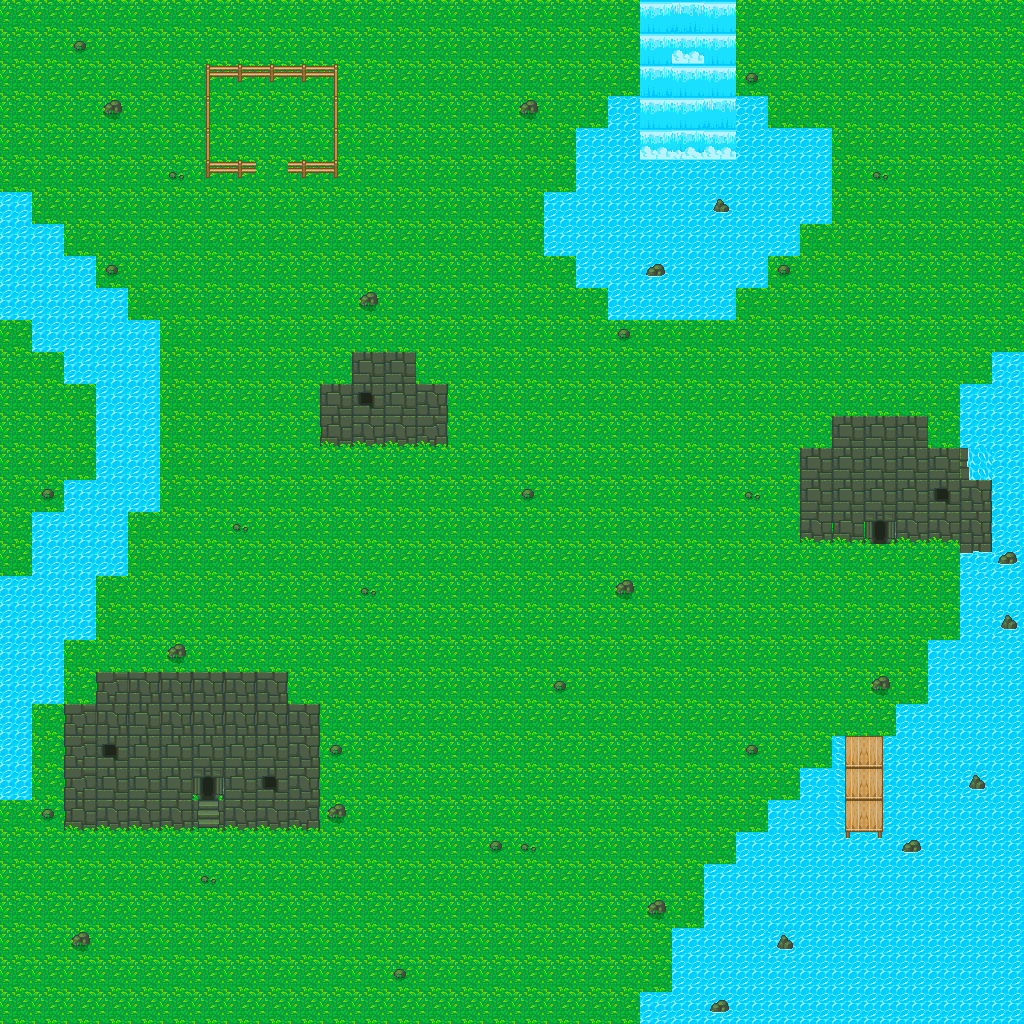

This is a level from a 2D game, rendered from its Tiled map with the project's own tilesets. A one-line summary and the complete map file follow:
An orthogonal 32x32 tile map with 32x32 px tiles, 1 tile layer (Tile Layer 1) and 52 objects.

<map version="1.2" tiledversion="1.2.1" orientation="orthogonal" renderorder="right-down" width="32" height="32" tilewidth="32" tileheight="32" infinite="0" nextlayerid="4" nextobjectid="70">
 <tileset firstgid="1" source="Testmaptileset.tsx" />
 <layer id="1" name="Tile Layer 1" width="32" height="32">
  <data encoding="csv">
14,14,14,14,14,14,14,14,14,14,14,14,14,14,14,14,14,14,14,14,77,2147483724,77,14,14,14,14,14,14,14,14,14,
14,14,74,14,14,14,14,14,14,14,14,14,14,14,14,14,14,14,14,14,77,79,77,14,14,14,14,14,14,14,14,14,
14,14,14,14,14,14,8,33,33,33,22,14,14,14,14,14,14,14,14,14,76,77,77,74,14,14,14,14,14,14,14,14,
14,14,14,63,14,14,20,14,14,14,20,14,14,14,14,14,63,14,14,68,77,77,2147483724,68,14,14,14,14,14,14,14,14,
14,14,14,14,14,14,20,14,14,14,20,14,14,14,14,14,14,14,68,68,79,78,79,68,68,68,14,14,14,14,14,14,
14,14,14,14,14,75,32,33,14,33,34,14,14,14,14,14,14,14,68,68,68,68,68,68,68,68,14,75,14,14,14,14,
69,14,14,14,14,14,14,14,14,14,14,14,14,14,14,14,14,68,68,68,68,68,56,68,68,68,14,14,14,14,14,14,
69,69,14,14,14,14,14,14,14,14,14,14,14,14,14,14,14,68,68,68,68,68,68,68,68,14,14,14,14,14,14,14,
69,69,69,74,14,14,14,14,14,14,14,14,14,14,14,14,14,14,68,68,44,68,68,68,74,14,14,14,14,14,14,14,
69,69,69,69,14,14,14,14,14,14,14,63,14,14,14,14,14,14,14,68,68,68,68,14,14,14,14,14,14,14,14,14,
14,69,69,69,69,14,14,14,14,14,14,14,14,14,14,14,14,14,14,74,14,14,14,14,14,14,14,14,14,14,14,14,
14,14,69,69,69,14,14,14,14,14,14,17,17,14,14,14,14,14,14,14,14,14,14,14,14,14,14,14,14,14,14,69,
14,14,14,69,69,14,14,14,14,14,17,12,17,30,14,14,14,14,14,14,14,14,14,14,14,14,14,14,14,14,69,69,
14,14,14,69,69,14,14,14,14,14,40,41,41,42,14,14,14,14,14,14,14,14,14,14,14,14,17,17,17,14,69,69,
14,14,14,69,69,14,14,14,14,14,14,14,14,14,14,14,14,14,14,14,14,14,14,14,14,17,17,17,17,17,1610612807,69,
14,74,69,69,69,14,14,14,14,14,14,14,14,14,14,14,74,14,14,14,14,14,14,75,14,17,17,17,17,12,30,69,
14,69,69,69,14,14,14,75,14,14,14,14,14,14,14,14,14,14,14,14,14,14,14,14,14,41,40,31,41,41,30,69,
14,69,69,69,14,14,14,14,14,14,14,14,14,14,14,14,14,14,14,14,14,14,14,14,14,14,14,14,14,14,59,44,
69,69,69,14,14,14,14,14,14,14,14,75,14,14,14,14,14,14,14,63,14,14,14,14,14,14,14,14,14,14,68,68,
69,69,69,14,14,14,14,14,14,14,14,14,14,14,14,14,14,14,14,14,14,14,14,14,14,14,14,14,14,14,68,57,
69,69,14,14,14,63,14,14,14,14,14,14,14,14,14,14,14,14,14,14,14,14,14,14,14,14,14,14,14,68,68,68,
69,69,14,28,5,5,5,5,30,14,14,14,14,14,14,14,14,74,14,14,14,14,14,14,14,14,14,63,14,68,68,68,
69,14,28,5,17,5,5,5,5,18,14,14,14,14,14,14,14,14,14,14,14,14,14,14,14,14,14,14,68,68,68,68,
69,14,28,12,17,17,17,17,17,30,74,14,14,14,14,14,14,14,14,14,14,14,14,74,14,14,2147483732,84,68,68,68,68,
69,14,28,17,17,17,19,17,12,30,14,14,14,14,14,14,14,14,14,14,14,14,14,14,14,68,2147483732,84,68,68,57,68,
14,74,40,41,41,41,65,41,41,42,63,14,14,14,14,14,14,14,14,14,14,14,14,14,68,68,2147483732,84,68,68,68,68,
14,14,14,14,14,14,14,14,14,14,14,14,14,14,14,74,75,14,14,14,14,14,14,68,68,68,72,72,44,68,68,68,
14,14,14,14,14,14,75,14,14,14,14,14,14,14,14,14,14,14,14,14,14,14,68,68,68,68,68,68,68,68,68,68,
14,14,14,14,14,14,14,14,14,14,14,14,14,14,14,14,14,14,14,14,63,14,68,68,68,68,68,68,68,68,68,68,
14,14,63,14,14,14,14,14,14,14,14,14,14,14,14,14,14,14,14,14,14,68,68,68,57,68,68,68,68,68,68,68,
14,14,14,14,14,14,14,14,14,14,14,14,74,14,14,14,14,14,14,14,14,68,68,68,68,68,68,68,68,68,68,68,
14,14,14,14,14,14,14,14,14,14,14,14,14,14,14,14,14,14,14,14,69,68,44,68,68,68,68,68,68,68,68,68
</data>
 </layer>
 <objectgroup id="3" name="natural_collision">
  <object id="17" x="1.33333" y="190.667" width="30.6667" height="128" />
  <object id="18" x="30.6667" y="224" width="32" height="126.667" />
  <object id="19" x="61.3333" y="256" width="36" height="128" />
  <object id="20" x="97.3333" y="286.667" width="29.3333" height="288" />
  <object id="21" x="130.667" y="321.333" width="28" height="189.333" />
  <object id="22" x="65.3333" y="478.667" width="29.3333" height="160" />
  <object id="23" x="33.3333" y="514.667" width="32" height="185.333" />
  <object id="24" x="-1.33333" y="573.333" width="34.6667" height="224" />
  <object id="25" x="61.3333" y="701.333" width="256" height="101.333" />
  <object id="27" x="96" y="672" width="192" height="25.3333" />
  <object id="28" x="61.3333" y="798.667" width="132" height="30.6667" />
  <object id="29" x="224" y="805.333" width="96" height="25.3333" />
  <object id="30" x="350.667" y="352" width="65.3333" height="30.6667" />
  <object id="31" x="321.333" y="385.333" width="128" height="61.3333" />
  <object id="32" x="640" y="990.667" width="385.333" height="34.6667" />
  <object id="33" x="672" y="928" width="354.667" height="64" />
  <object id="34" x="704" y="862.667" width="320" height="65.3333" />
  <object id="35" x="736" y="833.333" width="292" height="33.3333" />
  <object id="36" x="769.333" y="801.333" width="74.6667" height="29.3333" />
  <object id="37" x="800" y="768" width="45.3333" height="32" />
  <object id="38" x="832" y="734.667" width="12" height="34.6667" />
  <object id="39" x="882.667" y="737.333" width="142.667" height="96" />
  <object id="40" x="896" y="702.667" width="129.333" height="36" />
  <object id="41" x="928" y="638.667" width="97.3333" height="66.6667" />
  <object id="42" x="960" y="385.333" width="64" height="250.667" />
  <object id="43" x="993.333" y="352" width="30.6667" height="33.3333" />
  <object id="44" x="898.667" y="446.667" width="62.6667" height="96" />
  <object id="45" x="832" y="416" width="97.3333" height="28" />
  <object id="46" x="800" y="448" width="97.3333" height="61.3333" />
  <object id="47" x="801.333" y="512" width="62.6667" height="29.3333" />
  <object id="48" x="640" y="0" width="96" height="161" />
  <object id="49" x="737" y="96" width="32" height="65" />
  <object id="50" x="769" y="127" width="63" height="95" />
  <object id="51" x="608" y="163" width="128" height="155" />
  <object id="52" x="729" y="149" width="39" height="138" />
  <object id="53" x="546" y="194" width="255" height="60" />
  <object id="54" x="576" y="129" width="133" height="157" />
  <object id="55" x="608" y="95" width="39" height="40" />
  <object id="56" x="288" y="161" width="50" height="18" />
  <object id="57" x="333" y="65" width="5" height="98" />
  <object id="58" x="205" y="161" width="52" height="15" />
  <object id="59" x="205" y="65" width="5" height="96" />
  <object id="60" x="207" y="65" width="129" height="14" />
  <object id="61" x="72.5" y="932.5" width="18" height="13" />
  <object id="62" x="328.5" y="804" width="17.5" height="14" />
  <object id="63" x="167" y="644.5" width="18.5" height="12.5" />
  <object id="64" x="359" y="292" width="19" height="13" />
  <object id="65" x="105" y="100.5" width="16.5" height="12.5" />
  <object id="66" x="520.5" y="101" width="16" height="12.5" />
  <object id="67" x="616.5" y="579.5" width="17.5" height="13.5" />
  <object id="68" x="872.5" y="678" width="17.5" height="11.5" />
  <object id="69" x="648" y="898.667" width="17.3333" height="17.3333" />
 </objectgroup>
</map>